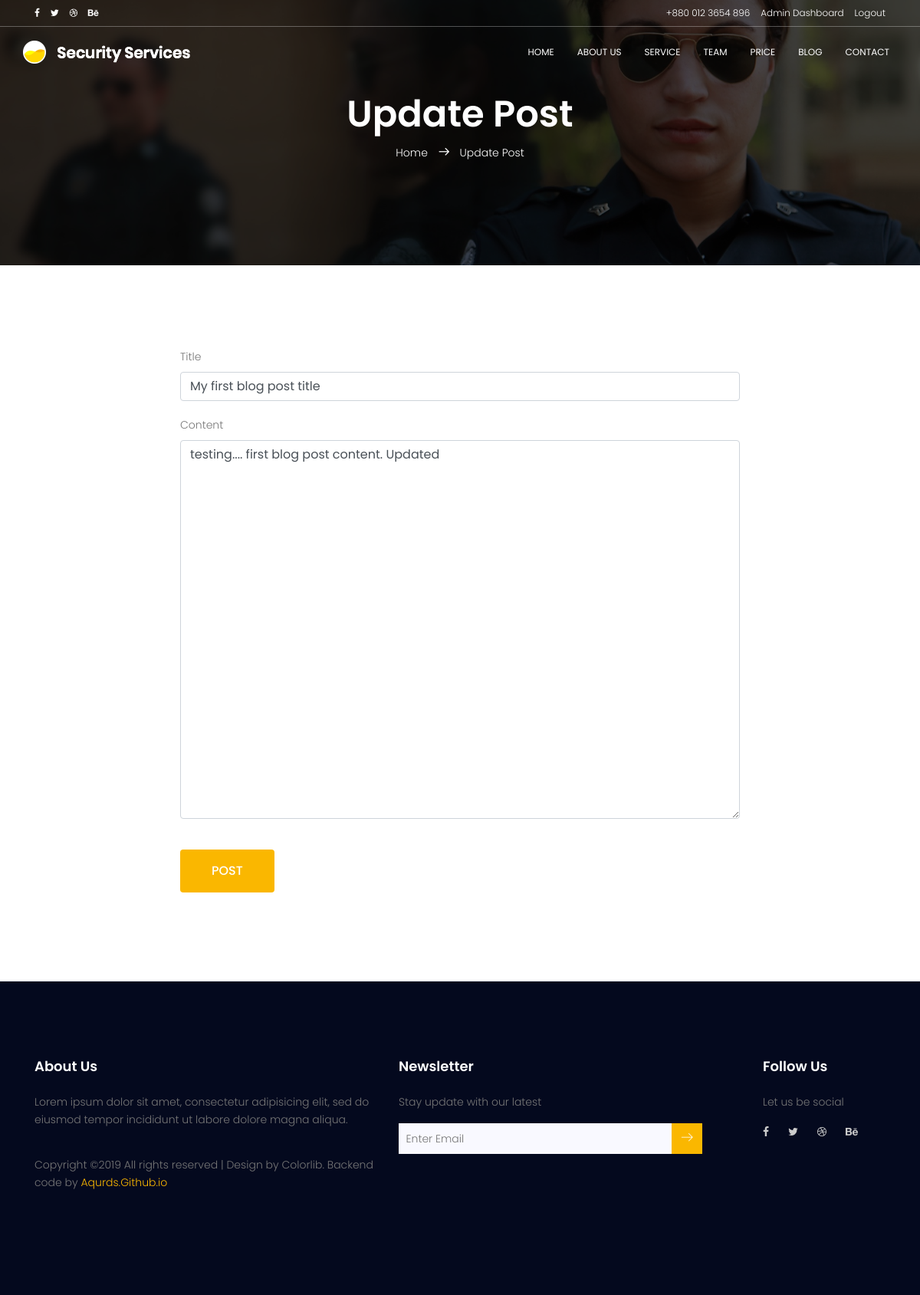
Screenshot of /post/1/update (signed in) with the database file from the repository.
### script.py (models this page shows, shortened)
class Post(db.Model):
    id = db.Column(db.Integer, primary_key=True)
    title = db.Column(db.String(100), nullable=False)
    date_posted = db.Column(db.DateTime, nullable=False, default=datetime.utcnow)
    content = db.Column(db.Text, nullable=False)
    user_id = db.Column(db.Integer, db.ForeignKey('user.id'), nullable=False)

### script.py (the view)
@app.route("/post/<int:post_id>/update", methods=['GET', 'POST'])
@login_required
def update_post(post_id):
    post = Post.query.get_or_404(post_id)
    form = PostForm()
    if form.validate_on_submit():
        post.title = form.title.data
        post.content = form.content.data
        db.session.commit()
        flash('Your post has been updated!', 'success')
        return redirect(url_for('blogsingle', post_id=post.id))
    elif request.method == 'GET':
        form.title.data = post.title
        form.content.data = post.content
    return render_template('new-post.html', form=form, post=post)

### script.py
class PostForm(FlaskForm):
    title = StringField('Title', validators=[DataRequired()])
    content = StringField('Content', validators=[DataRequired()], widget=TextArea())
    submit = SubmitField('Post')

### script.py (called while the page is built)
@login_manager.user_loader
def load_user(user_id):
    return User.query.get(int(user_id))

### templates/new-post.html (shortened to what this page needs)
{% extends 'base-template.html' %}
{% block content %}
<section class="banner-area relative" id="home">
  <div class="overlay overlay-bg"></div>
  <div class="container">
    <div class="row d-flex align-items-center justify-content-center">
      <div class="about-content col-lg-12">
        <h1 class="text-white">
          Update Post
        </h1>
        <p class="text-white link-nav"><a href="{{url_for('home')}}">Home </a>  <span class="lnr lnr-arrow-right"></span>  <a href="{{url_for('update_post', post_id=post.id)}}"> Update Post</a></p>
      </div>
    </div>
  </div>
</section>
<div class="container" style="margin-top:100px; margin-bottom:100px;">
  <div class="row">
      <div class="col-8 offset-2">
          <form class="" action="" method="post">
            <fieldset>
              <div class="form-group">
                {{form.title.label(class="form-control-label")}}
                {% if form.title.errors %}
                  {{form.title(class="common-input mb-20 form-control is-invalid")}}
                  <div class="invalid-feedback">
                    {% for error in form.title.errors %}
                      <span>{{ error }}</span>
                    {% endfor%}
                  </div>
                {% else %}
                  {{form.title(class="common-input mb-20 form-control")}}
                {% endif %}
              </div>
              <div class="form-group">
                {{form.content.label(class="form-control-label")}}
                {% if form.content.errors %}
                  {{form.content(cols="35", rows="20", class="common-input mb-20 form-control is-invalid")}}
                  <div class="invalid-feedback">
                    {% for error in form.content.errors %}
                      <span>{{ error }}</span>
                    {% endfor%}
                  </div>
                {% else %}
                  {{form.content(cols="35", rows="20", class="common-input mb-20 form-control")}}
                {% endif %}
              </div>
            </fieldset>
            <div class="form-group">
              {{form.submit(class="btn btn-outline-info primary-btn mt-20")}}
            </div>
          </form>
          </div>
  </div>
</div>
{% endblock content %}

### static/css/main.css (style rules this page uses)
body { color: #777777; font-family: "Poppins", sans-serif; font-size: 14px; font-weight: 300; line-height: 1.625em; position: relative; }
a { -webkit-transition: all 0.3s ease 0s; -moz-transition: all 0.3s ease 0s; -o-transition: all 0.3s ease 0s; transition: all 0.3s ease 0s; }
a, a:focus, a:hover { text-decoration: none; outline: 0; }
h1, h2, h3, h4, h5, h6 { font-family: "Poppins", sans-serif; color: #222222; line-height: 1.2em !important; margin-bottom: 0; margin-top: 0; font-weight: 600; }
h1, .h1 { font-size: 36px; }
.mt-20 { margin-top: 20px; }
.mb-20 { margin-bottom: 20px; }
.text-white { color: #fff; }
.relative { position: relative; }
.overlay { position: absolute; left: 0; right: 0; top: 0; bottom: 0; }
h1 { font-size: 36px; }
h1, h2, h3, h4, h5, h6 { line-height: 1.5em; }
.primary-btn { background-color: #fab700; line-height: 42px; padding-left: 40px; padding-right: 40px; border: none; color: #fff; display: inline-block; font-weight: 500; position: relative; border: 1px solid transparent; -webkit-transition: all 0.3s ease 0s; -moz-transition: all 0.3s ease 0s; -o-transition: all 0.3s ease 0s; transition: all 0.3s ease 0s; cursor: pointer; text-transform: uppercase; position: relative; }
.banner-area { background: url(../img/header-bg.jpg) center; background-size: cover; }
.banner-area .overlay-bg { background-color: rgba(0, 0, 0, 0.7); }
.link-nav { margin-top: 10px; }
.about-content { padding: 120px 0px; text-align: center; }
.about-content h1 { font-size: 48px; font-weight: 600; }
.about-content a { color: #fff; font-weight: 300; font-size: 14px; }
.about-content .lnr { margin: 0px 10px; font-weight: 600; }

### rows the page displays
Post: title "My first blog post title", content "testing.... first blog post content. Updated"
